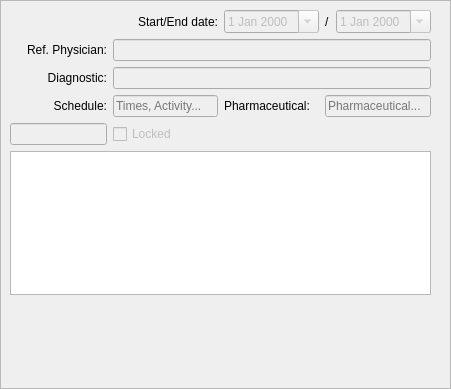
<?xml version="1.0" encoding="UTF-8"?>
<ui version="4.0">
 <class>Frame</class>
 <widget class="QFrame" name="Frame">
  <property name="geometry">
   <rect>
    <x>0</x>
    <y>0</y>
    <width>451</width>
    <height>389</height>
   </rect>
  </property>
  <property name="maximumSize">
   <size>
    <width>16777215</width>
    <height>500</height>
   </size>
  </property>
  <property name="windowTitle">
   <string>Frame</string>
  </property>
  <property name="frameShape">
   <enum>QFrame::StyledPanel</enum>
  </property>
  <property name="frameShadow">
   <enum>QFrame::Raised</enum>
  </property>
  <widget class="QWidget" name="gridLayoutWidget">
   <property name="geometry">
    <rect>
     <x>0</x>
     <y>0</y>
     <width>441</width>
     <height>305</height>
    </rect>
   </property>
   <layout class="QGridLayout" name="grid_layout">
    <property name="margin">
     <number>10</number>
    </property>
    <item row="5" column="0" colspan="5">
     <widget class="QPlainTextEdit" name="tx_notes">
      <property name="maximumSize">
       <size>
        <width>16777215</width>
        <height>16777215</height>
       </size>
      </property>
     </widget>
    </item>
    <item row="2" column="1" colspan="4">
     <widget class="QLineEdit" name="tx_diagnostic">
      <property name="enabled">
       <bool>false</bool>
      </property>
      <property name="sizePolicy">
       <sizepolicy hsizetype="Expanding" vsizetype="Fixed">
        <horstretch>0</horstretch>
        <verstretch>0</verstretch>
       </sizepolicy>
      </property>
      <property name="minimumSize">
       <size>
        <width>250</width>
        <height>0</height>
       </size>
      </property>
      <property name="inputMask">
       <string/>
      </property>
      <property name="text">
       <string/>
      </property>
      <property name="placeholderText">
       <string/>
      </property>
     </widget>
    </item>
    <item row="3" column="1">
     <widget class="QLineEdit" name="tx_schedule">
      <property name="enabled">
       <bool>false</bool>
      </property>
      <property name="sizePolicy">
       <sizepolicy hsizetype="Preferred" vsizetype="Fixed">
        <horstretch>0</horstretch>
        <verstretch>0</verstretch>
       </sizepolicy>
      </property>
      <property name="maximumSize">
       <size>
        <width>150</width>
        <height>16777215</height>
       </size>
      </property>
      <property name="placeholderText">
       <string>Times, Activity...</string>
      </property>
     </widget>
    </item>
    <item row="1" column="1" colspan="4">
     <widget class="QLineEdit" name="tx_physician">
      <property name="enabled">
       <bool>false</bool>
      </property>
      <property name="minimumSize">
       <size>
        <width>200</width>
        <height>0</height>
       </size>
      </property>
     </widget>
    </item>
    <item row="1" column="0">
     <widget class="QLabel" name="label">
      <property name="sizePolicy">
       <sizepolicy hsizetype="Preferred" vsizetype="Preferred">
        <horstretch>0</horstretch>
        <verstretch>0</verstretch>
       </sizepolicy>
      </property>
      <property name="text">
       <string>Ref. Physician:</string>
      </property>
      <property name="alignment">
       <set>Qt::AlignRight|Qt::AlignTrailing|Qt::AlignVCenter</set>
      </property>
      <property name="buddy">
       <cstring>tx_physician</cstring>
      </property>
     </widget>
    </item>
    <item row="2" column="0">
     <widget class="QLabel" name="label_2">
      <property name="sizePolicy">
       <sizepolicy hsizetype="Preferred" vsizetype="Preferred">
        <horstretch>0</horstretch>
        <verstretch>0</verstretch>
       </sizepolicy>
      </property>
      <property name="text">
       <string>Diagnostic:</string>
      </property>
      <property name="alignment">
       <set>Qt::AlignRight|Qt::AlignTrailing|Qt::AlignVCenter</set>
      </property>
      <property name="buddy">
       <cstring>tx_diagnostic</cstring>
      </property>
     </widget>
    </item>
    <item row="0" column="2">
     <widget class="QDateEdit" name="dt_start_date">
      <property name="enabled">
       <bool>false</bool>
      </property>
      <property name="sizePolicy">
       <sizepolicy hsizetype="Preferred" vsizetype="Fixed">
        <horstretch>0</horstretch>
        <verstretch>0</verstretch>
       </sizepolicy>
      </property>
      <property name="maximumSize">
       <size>
        <width>120</width>
        <height>16777215</height>
       </size>
      </property>
      <property name="calendarPopup">
       <bool>true</bool>
      </property>
     </widget>
    </item>
    <item row="3" column="0">
     <widget class="QLabel" name="label_4">
      <property name="sizePolicy">
       <sizepolicy hsizetype="Preferred" vsizetype="Preferred">
        <horstretch>0</horstretch>
        <verstretch>0</verstretch>
       </sizepolicy>
      </property>
      <property name="text">
       <string>Schedule:</string>
      </property>
      <property name="alignment">
       <set>Qt::AlignRight|Qt::AlignTrailing|Qt::AlignVCenter</set>
      </property>
      <property name="buddy">
       <cstring>tx_schedule</cstring>
      </property>
     </widget>
    </item>
    <item row="0" column="4">
     <widget class="QDateEdit" name="dt_end_date">
      <property name="enabled">
       <bool>false</bool>
      </property>
      <property name="sizePolicy">
       <sizepolicy hsizetype="Preferred" vsizetype="Fixed">
        <horstretch>0</horstretch>
        <verstretch>0</verstretch>
       </sizepolicy>
      </property>
      <property name="maximumSize">
       <size>
        <width>120</width>
        <height>16777215</height>
       </size>
      </property>
      <property name="calendarPopup">
       <bool>true</bool>
      </property>
     </widget>
    </item>
    <item row="0" column="3">
     <widget class="QLabel" name="label_5">
      <property name="sizePolicy">
       <sizepolicy hsizetype="Fixed" vsizetype="Preferred">
        <horstretch>0</horstretch>
        <verstretch>0</verstretch>
       </sizepolicy>
      </property>
      <property name="text">
       <string>/</string>
      </property>
     </widget>
    </item>
    <item row="0" column="1">
     <widget class="QLabel" name="label_3">
      <property name="sizePolicy">
       <sizepolicy hsizetype="Preferred" vsizetype="Preferred">
        <horstretch>0</horstretch>
        <verstretch>0</verstretch>
       </sizepolicy>
      </property>
      <property name="text">
       <string>Start/End date:</string>
      </property>
      <property name="alignment">
       <set>Qt::AlignRight|Qt::AlignTrailing|Qt::AlignVCenter</set>
      </property>
      <property name="buddy">
       <cstring>dt_start_date</cstring>
      </property>
     </widget>
    </item>
    <item row="3" column="2">
     <widget class="QLabel" name="label_6">
      <property name="text">
       <string>Pharmaceutical:</string>
      </property>
     </widget>
    </item>
    <item row="3" column="3" colspan="2">
     <widget class="QLineEdit" name="tx_pharmaceutical">
      <property name="enabled">
       <bool>false</bool>
      </property>
      <property name="placeholderText">
       <string>Pharmaceutical...</string>
      </property>
     </widget>
    </item>
    <item row="4" column="0">
     <widget class="QLineEdit" name="tx_n_patient">
      <property name="enabled">
       <bool>false</bool>
      </property>
      <property name="sizePolicy">
       <sizepolicy hsizetype="Maximum" vsizetype="Fixed">
        <horstretch>0</horstretch>
        <verstretch>0</verstretch>
       </sizepolicy>
      </property>
      <property name="maximumSize">
       <size>
        <width>100</width>
        <height>16777215</height>
       </size>
      </property>
     </widget>
    </item>
    <item row="4" column="1">
     <widget class="QCheckBox" name="ck_locked">
      <property name="enabled">
       <bool>false</bool>
      </property>
      <property name="text">
       <string>Locked</string>
      </property>
      <property name="checked">
       <bool>false</bool>
      </property>
     </widget>
    </item>
   </layout>
  </widget>
  <action name="act_edit">
   <property name="checkable">
    <bool>true</bool>
   </property>
   <property name="icon">
    <iconset resource="../icons.qrc">
     <normaloff>:/database/resources/edit.svg</normaloff>:/database/resources/edit.svg</iconset>
   </property>
   <property name="text">
    <string>Edit/Update</string>
   </property>
   <property name="toolTip">
    <string>Edit/Update record</string>
   </property>
  </action>
  <action name="act_undo">
   <property name="enabled">
    <bool>false</bool>
   </property>
   <property name="icon">
    <iconset resource="../icons.qrc">
     <normaloff>:/database/resources/undo.svg</normaloff>:/database/resources/undo.svg</iconset>
   </property>
   <property name="text">
    <string>Undo</string>
   </property>
   <property name="toolTip">
    <string>Undo edition and lock record</string>
   </property>
  </action>
  <action name="act_notes">
   <property name="icon">
    <iconset resource="../icons.qrc">
     <normaloff>:/database/resources/notas.svg</normaloff>:/database/resources/notas.svg</iconset>
   </property>
   <property name="text">
    <string>Notes</string>
   </property>
  </action>
  <action name="act_lock">
   <property name="icon">
    <iconset resource="../icons.qrc">
     <normaloff>:/database/resources/lock.svg</normaloff>:/database/resources/lock.svg</iconset>
   </property>
   <property name="text">
    <string>Lock</string>
   </property>
   <property name="toolTip">
    <string>Lock record (Finished treatment)</string>
   </property>
  </action>
 </widget>
 <resources>
  <include location="../icons.qrc"/>
 </resources>
 <connections/>
</ui>
